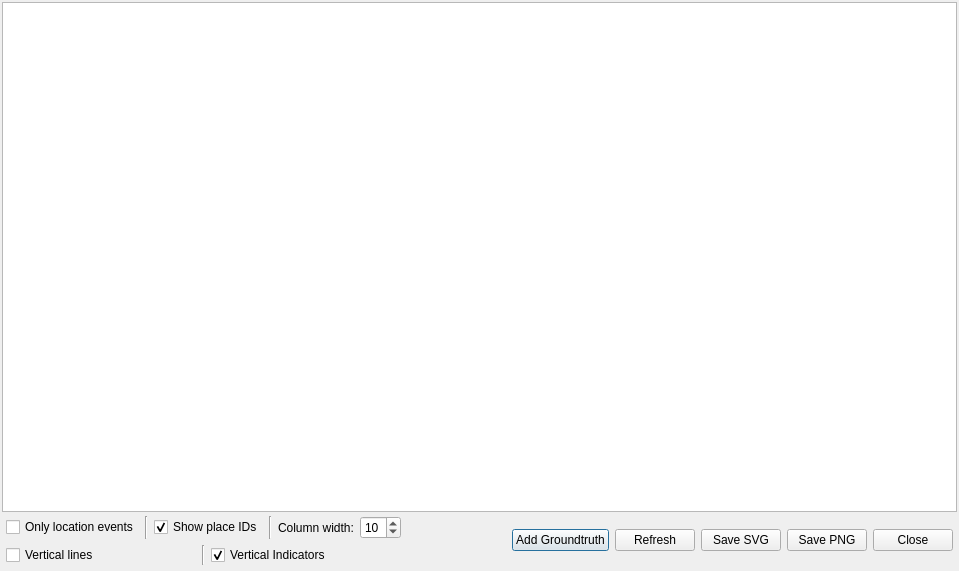
<?xml version="1.0" encoding="UTF-8"?>
<ui version="4.0">
 <class>RCVisualizerClass</class>
 <widget class="QDialog" name="RCVisualizerClass">
  <property name="geometry">
   <rect>
    <x>0</x>
    <y>0</y>
    <width>959</width>
    <height>571</height>
   </rect>
  </property>
  <property name="windowTitle">
   <string>Event Visualizer</string>
  </property>
  <layout class="QVBoxLayout" name="verticalLayout">
   <property name="spacing">
    <number>0</number>
   </property>
   <property name="margin">
    <number>2</number>
   </property>
   <item>
    <widget class="QGraphicsView" name="graphicsView"/>
   </item>
   <item>
    <layout class="QHBoxLayout" name="horizontalLayout">
     <property name="margin">
      <number>4</number>
     </property>
     <item>
      <layout class="QVBoxLayout" name="verticalLayout_2">
       <item>
        <layout class="QHBoxLayout" name="horizontalLayout_2">
         <item>
          <widget class="QCheckBox" name="locationEventsCheckBox">
           <property name="text">
            <string>Only location events</string>
           </property>
          </widget>
         </item>
         <item>
          <widget class="Line" name="line">
           <property name="orientation">
            <enum>Qt::Vertical</enum>
           </property>
          </widget>
         </item>
         <item>
          <widget class="QCheckBox" name="placesCheckBox">
           <property name="text">
            <string>Show place IDs</string>
           </property>
           <property name="checked">
            <bool>true</bool>
           </property>
          </widget>
         </item>
         <item>
          <widget class="Line" name="line_2">
           <property name="orientation">
            <enum>Qt::Vertical</enum>
           </property>
          </widget>
         </item>
         <item>
          <widget class="QLabel" name="Columnw">
           <property name="text">
            <string>Column width:</string>
           </property>
          </widget>
         </item>
         <item>
          <widget class="QSpinBox" name="widthSpinBox">
           <property name="maximum">
            <number>20</number>
           </property>
           <property name="value">
            <number>10</number>
           </property>
          </widget>
         </item>
        </layout>
       </item>
       <item>
        <layout class="QHBoxLayout" name="horizontalLayout_3">
         <item>
          <widget class="QCheckBox" name="verticalLinesCheckBox">
           <property name="text">
            <string>Vertical lines</string>
           </property>
           <property name="checked">
            <bool>false</bool>
           </property>
          </widget>
         </item>
         <item>
          <widget class="Line" name="line_3">
           <property name="orientation">
            <enum>Qt::Vertical</enum>
           </property>
          </widget>
         </item>
         <item>
          <widget class="QCheckBox" name="verticalIndicatorsCheckBox">
           <property name="text">
            <string>Vertical Indicators</string>
           </property>
           <property name="checked">
            <bool>true</bool>
           </property>
          </widget>
         </item>
        </layout>
       </item>
      </layout>
     </item>
     <item>
      <spacer name="horizontalSpacer">
       <property name="orientation">
        <enum>Qt::Horizontal</enum>
       </property>
       <property name="sizeHint" stdset="0">
        <size>
         <width>40</width>
         <height>20</height>
        </size>
       </property>
      </spacer>
     </item>
     <item>
      <widget class="QPushButton" name="addGroundtruthButton">
       <property name="text">
        <string>Add Groundtruth</string>
       </property>
       <property name="icon">
        <iconset resource="../resources.qrc">
         <normaloff>:/icons/icons/add.png</normaloff>:/icons/icons/add.png</iconset>
       </property>
      </widget>
     </item>
     <item>
      <widget class="QPushButton" name="refreshButton">
       <property name="text">
        <string>Refresh</string>
       </property>
       <property name="icon">
        <iconset resource="../resources.qrc">
         <normaloff>:/icons/icons/reload.png</normaloff>:/icons/icons/reload.png</iconset>
       </property>
      </widget>
     </item>
     <item>
      <widget class="QPushButton" name="saveSvgButton">
       <property name="text">
        <string>Save SVG</string>
       </property>
       <property name="icon">
        <iconset resource="../resources.qrc">
         <normaloff>:/icons/icons/filesave.png</normaloff>:/icons/icons/filesave.png</iconset>
       </property>
      </widget>
     </item>
     <item>
      <widget class="QPushButton" name="savePngButton">
       <property name="text">
        <string>Save PNG</string>
       </property>
       <property name="icon">
        <iconset resource="../resources.qrc">
         <normaloff>:/icons/icons/filesave.png</normaloff>:/icons/icons/filesave.png</iconset>
       </property>
      </widget>
     </item>
     <item>
      <widget class="QPushButton" name="closeButton">
       <property name="text">
        <string>Close</string>
       </property>
       <property name="icon">
        <iconset resource="../resources.qrc">
         <normaloff>:/icons/icons/dialog-close.png</normaloff>:/icons/icons/dialog-close.png</iconset>
       </property>
      </widget>
     </item>
    </layout>
   </item>
  </layout>
 </widget>
 <layoutdefault spacing="6" margin="11"/>
 <resources>
  <include location="../resources.qrc"/>
 </resources>
 <connections>
  <connection>
   <sender>closeButton</sender>
   <signal>clicked()</signal>
   <receiver>RCVisualizerClass</receiver>
   <slot>accept()</slot>
   <hints>
    <hint type="sourcelabel">
     <x>482</x>
     <y>279</y>
    </hint>
    <hint type="destinationlabel">
     <x>396</x>
     <y>173</y>
    </hint>
   </hints>
  </connection>
  <connection>
   <sender>locationEventsCheckBox</sender>
   <signal>toggled(bool)</signal>
   <receiver>refreshButton</receiver>
   <slot>click()</slot>
   <hints>
    <hint type="sourcelabel">
     <x>132</x>
     <y>328</y>
    </hint>
    <hint type="destinationlabel">
     <x>564</x>
     <y>328</y>
    </hint>
   </hints>
  </connection>
  <connection>
   <sender>placesCheckBox</sender>
   <signal>toggled(bool)</signal>
   <receiver>refreshButton</receiver>
   <slot>click()</slot>
   <hints>
    <hint type="sourcelabel">
     <x>263</x>
     <y>328</y>
    </hint>
    <hint type="destinationlabel">
     <x>564</x>
     <y>328</y>
    </hint>
   </hints>
  </connection>
  <connection>
   <sender>verticalLinesCheckBox</sender>
   <signal>toggled(bool)</signal>
   <receiver>refreshButton</receiver>
   <slot>click()</slot>
   <hints>
    <hint type="sourcelabel">
     <x>372</x>
     <y>328</y>
    </hint>
    <hint type="destinationlabel">
     <x>564</x>
     <y>328</y>
    </hint>
   </hints>
  </connection>
 </connections>
</ui>
